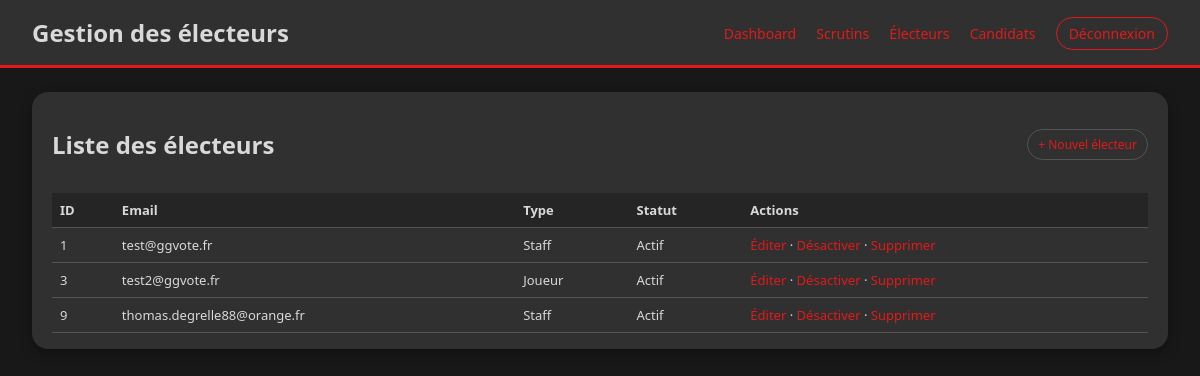
The app's page /admin/electeurs.php (signed in) with its own data.
### tables this page shows
CREATE TABLE IF NOT EXISTS `electeur` (
  `idelecteur` int NOT NULL AUTO_INCREMENT,
  `email` varchar(70) NOT NULL,
  `mot_de_passe` varchar(255) NOT NULL,
  `type` varchar(70) NOT NULL,
  `idadmin` int DEFAULT NULL,
  `actif` tinyint(1) NOT NULL DEFAULT '0',
  PRIMARY KEY (`idelecteur`),
  KEY `fk_electeur_admin` (`idadmin`)
);

### admin/electeurs.php (the view, shortened to what this page needs)
<?php
$connexion = dbconnect();
$sql = "SELECT * FROM electeur ORDER BY idelecteur ASC";
$stmt = $connexion->query($sql);
$electeurs = $stmt->fetchAll(PDO::FETCH_ASSOC);
?>
<!DOCTYPE html>
<html lang="fr">
<head>
    <link rel="stylesheet" href="admin.css">
</head>
<body>
<header class="admin-header">
    <h1>Gestion des électeurs</h1>
    <nav>
        <a href="index.php">Dashboard</a>
        <a href="scrutins.php">Scrutins</a>
        <a href="electeurs.php">Électeurs</a>
        <a href="candidats.php">Candidats</a>
        <a href="../index.php?disconnect=1" class="btn-logout">Déconnexion</a>
    </nav>
</header>
<main class="admin-main">
    <section class="panel">
        <div class="panel-header">
            <h2>Liste des électeurs</h2>
            <a href="electeur_form.php" class="btn-small">+ Nouvel électeur</a>
        </div>
        <?php if (count($electeurs) === 0): ?>
            <p>Aucun électeur pour le moment.</p>
        <?php else: ?>
            <table class="table-scrutins">
                <thead>
                    <tr>
                        <th>ID</th>
                        <th>Email</th>
                        <th>Type</th>
                        <th>Statut</th>
                        <th>Actions</th>
                    </tr>
                </thead>
                <tbody>
                <?php foreach ($electeurs as $e): ?>
                    <tr>
                        <td><?= (int)$e['idelecteur'] ?></td>
                        <td><?= htmlspecialchars($e['email']) ?></td>
                        <td><?= htmlspecialchars($e['type']) ?></td>
                        <td>
                            <?php
                                $actif  = isset($e['actif']) ? (int)$e['actif'] : 1;
                                $adminCreator = $e['idadmin'] ?? null;
                                if ($actif) {
                                    echo "Actif";
                                } else {
                                    if ($adminCreator === null) {
                                        echo "En attente de validation";
                                    } else {
                                        echo "Désactivé";
                                     }
                                }
                            ?>
                        </td>
                        <td>
                            <a href="electeur_form.php?id=<?= $e['idelecteur'] ?>">Éditer</a> ·
                            <?php if ($actif): ?>
                                <a href="electeur_action.php?id=<?= $e['idelecteur'] ?>&action=desactiver">
                                    Désactiver
                                </a> ·
                            <?php else: ?>
                                <a href="electeur_action.php?id=<?= $e['idelecteur'] ?>&action=activer">
                                    Activer
                                </a> ·
                            <?php endif; ?>
                            <a href="electeur_action.php?id=<?= $e['idelecteur'] ?>&action=supprimer"
                               onclick="return confirm('Supprimer définitivement cet électeur ?');">
                                Supprimer
                            </a>
                        </td>
                    </tr>
                <?php endforeach; ?>
                </tbody>
            </table>
        <?php endif; ?>
    </section>
</main>
</body>
</html>

### admin/admin.css (style rules this page uses)
body { margin: 0; font-family: 'Exo 2', system-ui, -apple-system, BlinkMacSystemFont, sans-serif; background-color: #181818; color: #D9D9D9; }
a { color: #e31919; text-decoration: none; }
.admin-header { background-color: #303030; padding: 16px 32px; display: flex; align-items: center; justify-content: space-between; border-bottom: 3px solid #e31919; }
.admin-header h1 { margin: 0; font-size: 24px; }
.admin-header nav a { margin-left: 16px; font-size: 14px; }
.btn-logout { padding: 6px 12px; border-radius: 999px; border: 1px solid #e31919; }
.admin-main { padding: 24px 32px; }
.panel { background-color: #303030; border-radius: 16px; padding: 16px 20px; box-shadow: 0 4px 12px rgba(0,0,0,0.35); }
.panel-header { display: flex; justify-content: space-between; align-items: center; margin-bottom: 12px; }
.btn-small { padding: 6px 10px; border-radius: 999px; border: 1px solid #545454; font-size: 12px; }
.table-scrutins { width: 100%; border-collapse: collapse; font-size: 13px; }
.table-scrutins th, .table-scrutins td { padding: 8px; border-bottom: 1px solid #545454; text-align: left; }
.table-scrutins th { font-weight: 600; background-color: #252525; }
.panel-header { display: flex; align-items: center; justify-content: space-between; gap: 16px; flex-wrap: wrap; }

### records on screen
electeur: idelecteur "1", email "test@ggvote.fr", type "Staff", actif "Actif"
electeur: idelecteur "3", email "test2@ggvote.fr", type "Joueur", actif "Actif"
electeur: idelecteur "9", email "thomas.degrelle88@orange.fr", type "Staff", actif "Actif"
